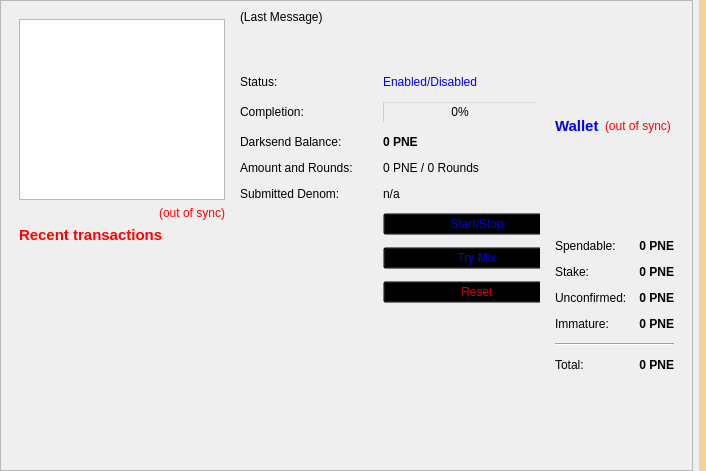
<?xml version="1.0" encoding="UTF-8"?>
<ui version="4.0">
 <class>OverviewPage</class>
 <widget class="QWidget" name="OverviewPage">
  <property name="geometry">
   <rect>
    <x>0</x>
    <y>0</y>
    <width>706</width>
    <height>471</height>
   </rect>
  </property>
  <property name="windowTitle">
   <string>Form</string>
  </property>
  <property name="styleSheet">
   <string notr="true">background-image: url(:/images/bkg);</string>
  </property>
  <layout class="QHBoxLayout" name="horizontalLayout_3">
   <property name="leftMargin">
    <number>0</number>
   </property>
   <property name="topMargin">
    <number>0</number>
   </property>
   <property name="rightMargin">
    <number>0</number>
   </property>
   <property name="bottomMargin">
    <number>0</number>
   </property>
   <item>
    <widget class="QScrollArea" name="scrollArea">
     <property name="widgetResizable">
      <bool>true</bool>
     </property>
     <widget class="QWidget" name="scrollAreaWidgetContents">
      <property name="geometry">
       <rect>
        <x>0</x>
        <y>0</y>
        <width>687</width>
        <height>469</height>
       </rect>
      </property>
      <layout class="QGridLayout" name="horizontalLayout">
       <item row="0" column="0">
        <widget class="QWidget" name="widget_2" native="true">
         <layout class="QVBoxLayout" name="verticalLayout">
          <item>
           <layout class="QVBoxLayout" name="verticalLayout_6">
            <item>
             <widget class="QTreeView" name="treeView"/>
            </item>
            <item>
             <widget class="QLabel" name="labelTransactionsStatus">
              <property name="toolTip">
               <string>The displayed information may be out of date. Your wallet automatically synchronizes with the pinecoin network after a connection is established, but this process has not completed yet.</string>
              </property>
              <property name="styleSheet">
               <string notr="true">QLabel { color: red; }</string>
              </property>
              <property name="text">
               <string notr="true">&lt;html&gt;&lt;head/&gt;&lt;body&gt;&lt;p&gt;&lt;span style=&quot; color:#ff0000;&quot;&gt;(out of sync)&lt;/span&gt;&lt;/p&gt;&lt;/body&gt;&lt;/html&gt;</string>
              </property>
              <property name="alignment">
               <set>Qt::AlignRight|Qt::AlignTrailing|Qt::AlignVCenter</set>
              </property>
             </widget>
            </item>
            <item>
             <widget class="QLabel" name="label_4">
              <property name="font">
               <font>
                <pointsize>11</pointsize>
                <weight>75</weight>
                <bold>true</bold>
               </font>
              </property>
              <property name="text">
               <string>&lt;html&gt;&lt;head/&gt;&lt;body&gt;&lt;p&gt;&lt;span style=&quot; color:#ff0000;&quot;&gt;Recent transactions&lt;/span&gt;&lt;/p&gt;&lt;/body&gt;&lt;/html&gt;</string>
              </property>
             </widget>
            </item>
            <item>
             <spacer name="horizontalSpacer">
              <property name="orientation">
               <enum>Qt::Horizontal</enum>
              </property>
              <property name="sizeHint" stdset="0">
               <size>
                <width>40</width>
                <height>20</height>
               </size>
              </property>
             </spacer>
            </item>
            <item>
             <widget class="QListView" name="listTransactions">
              <property name="styleSheet">
               <string notr="true">QListView { background: transparent; }</string>
              </property>
              <property name="frameShape">
               <enum>QFrame::NoFrame</enum>
              </property>
              <property name="verticalScrollBarPolicy">
               <enum>Qt::ScrollBarAlwaysOff</enum>
              </property>
              <property name="horizontalScrollBarPolicy">
               <enum>Qt::ScrollBarAlwaysOff</enum>
              </property>
              <property name="selectionMode">
               <enum>QAbstractItemView::NoSelection</enum>
              </property>
             </widget>
            </item>
           </layout>
          </item>
         </layout>
        </widget>
       </item>
       <item row="0" column="3">
        <layout class="QVBoxLayout" name="verticalLayout_2">
         <item>
          <widget class="QWidget" name="widget" native="true">
           <layout class="QVBoxLayout" name="verticalLayout_4">
            <item>
             <layout class="QHBoxLayout" name="horizontalLayout_4">
              <item>
               <widget class="QLabel" name="label_5">
                <property name="font">
                 <font>
                  <pointsize>11</pointsize>
                  <weight>75</weight>
                  <bold>true</bold>
                 </font>
                </property>
                <property name="styleSheet">
                 <string notr="true">color: rgb(0, 0, 255);</string>
                </property>
                <property name="text">
                 <string>Wallet</string>
                </property>
               </widget>
              </item>
              <item>
               <widget class="QLabel" name="labelWalletStatus">
                <property name="toolTip">
                 <string>The displayed information may be out of date. Your wallet automatically synchronizes with the pinecoin network after a connection is established, but this process has not completed yet.</string>
                </property>
                <property name="styleSheet">
                 <string notr="true">QLabel { color: red; }</string>
                </property>
                <property name="text">
                 <string notr="true">(out of sync)</string>
                </property>
                <property name="alignment">
                 <set>Qt::AlignLeading|Qt::AlignLeft|Qt::AlignVCenter</set>
                </property>
               </widget>
              </item>
              <item>
               <spacer name="horizontalSpacer_2">
                <property name="orientation">
                 <enum>Qt::Horizontal</enum>
                </property>
                <property name="sizeHint" stdset="0">
                 <size>
                  <width>40</width>
                  <height>20</height>
                 </size>
                </property>
               </spacer>
              </item>
             </layout>
            </item>
            <item>
             <layout class="QFormLayout" name="formLayout_2">
              <property name="fieldGrowthPolicy">
               <enum>QFormLayout::AllNonFixedFieldsGrow</enum>
              </property>
              <property name="horizontalSpacing">
               <number>12</number>
              </property>
              <property name="verticalSpacing">
               <number>12</number>
              </property>
              <item row="0" column="0">
               <widget class="QLabel" name="label">
                <property name="text">
                 <string>Spendable:</string>
                </property>
               </widget>
              </item>
              <item row="0" column="1">
               <widget class="QLabel" name="labelBalance">
                <property name="font">
                 <font>
                  <weight>75</weight>
                  <bold>true</bold>
                 </font>
                </property>
                <property name="cursor">
                 <cursorShape>IBeamCursor</cursorShape>
                </property>
                <property name="toolTip">
                 <string>Your current spendable balance</string>
                </property>
                <property name="text">
                 <string notr="true">0 PNE</string>
                </property>
                <property name="alignment">
                 <set>Qt::AlignRight|Qt::AlignTrailing|Qt::AlignVCenter</set>
                </property>
                <property name="textInteractionFlags">
                 <set>Qt::LinksAccessibleByMouse|Qt::TextSelectableByKeyboard|Qt::TextSelectableByMouse</set>
                </property>
               </widget>
              </item>
              <item row="1" column="0">
               <widget class="QLabel" name="label_6">
                <property name="text">
                 <string>Stake:</string>
                </property>
               </widget>
              </item>
              <item row="1" column="1">
               <widget class="QLabel" name="labelStake">
                <property name="font">
                 <font>
                  <weight>75</weight>
                  <bold>true</bold>
                 </font>
                </property>
                <property name="cursor">
                 <cursorShape>IBeamCursor</cursorShape>
                </property>
                <property name="toolTip">
                 <string>Total of coins that was staked, and do not yet count toward the current balance</string>
                </property>
                <property name="text">
                 <string notr="true">0 PNE</string>
                </property>
                <property name="alignment">
                 <set>Qt::AlignRight|Qt::AlignTrailing|Qt::AlignVCenter</set>
                </property>
                <property name="textInteractionFlags">
                 <set>Qt::LinksAccessibleByMouse|Qt::TextSelectableByKeyboard|Qt::TextSelectableByMouse</set>
                </property>
               </widget>
              </item>
              <item row="2" column="0">
               <widget class="QLabel" name="label_3">
                <property name="text">
                 <string>Unconfirmed:</string>
                </property>
               </widget>
              </item>
              <item row="2" column="1">
               <widget class="QLabel" name="labelUnconfirmed">
                <property name="font">
                 <font>
                  <weight>75</weight>
                  <bold>true</bold>
                 </font>
                </property>
                <property name="cursor">
                 <cursorShape>IBeamCursor</cursorShape>
                </property>
                <property name="toolTip">
                 <string>Total of transactions that have yet to be confirmed, and do not yet count toward the current balance</string>
                </property>
                <property name="text">
                 <string notr="true">0 PNE</string>
                </property>
                <property name="alignment">
                 <set>Qt::AlignRight|Qt::AlignTrailing|Qt::AlignVCenter</set>
                </property>
                <property name="textInteractionFlags">
                 <set>Qt::LinksAccessibleByMouse|Qt::TextSelectableByKeyboard|Qt::TextSelectableByMouse</set>
                </property>
               </widget>
              </item>
              <item row="3" column="0">
               <widget class="QLabel" name="labelImmatureText">
                <property name="text">
                 <string>Immature:</string>
                </property>
               </widget>
              </item>
              <item row="3" column="1">
               <widget class="QLabel" name="labelImmature">
                <property name="font">
                 <font>
                  <weight>75</weight>
                  <bold>true</bold>
                 </font>
                </property>
                <property name="toolTip">
                 <string>Mined balance that has not yet matured</string>
                </property>
                <property name="text">
                 <string notr="true">0 PNE</string>
                </property>
                <property name="alignment">
                 <set>Qt::AlignRight|Qt::AlignTrailing|Qt::AlignVCenter</set>
                </property>
                <property name="textInteractionFlags">
                 <set>Qt::LinksAccessibleByMouse|Qt::TextSelectableByKeyboard|Qt::TextSelectableByMouse</set>
                </property>
               </widget>
              </item>
              <item row="4" column="0" colspan="2">
               <widget class="Line" name="line">
                <property name="orientation">
                 <enum>Qt::Horizontal</enum>
                </property>
               </widget>
              </item>
              <item row="5" column="0">
               <widget class="QLabel" name="labelTotalText">
                <property name="text">
                 <string>Total:</string>
                </property>
               </widget>
              </item>
              <item row="5" column="1">
               <widget class="QLabel" name="labelTotal">
                <property name="font">
                 <font>
                  <weight>75</weight>
                  <bold>true</bold>
                 </font>
                </property>
                <property name="cursor">
                 <cursorShape>IBeamCursor</cursorShape>
                </property>
                <property name="toolTip">
                 <string>Your current total balance</string>
                </property>
                <property name="text">
                 <string notr="true">&lt;html&gt;&lt;head/&gt;&lt;body&gt;&lt;p&gt;0 PNE&lt;/p&gt;&lt;/body&gt;&lt;/html&gt;</string>
                </property>
                <property name="alignment">
                 <set>Qt::AlignRight|Qt::AlignTrailing|Qt::AlignVCenter</set>
                </property>
                <property name="textInteractionFlags">
                 <set>Qt::LinksAccessibleByMouse|Qt::TextSelectableByKeyboard|Qt::TextSelectableByMouse</set>
                </property>
               </widget>
              </item>
             </layout>
            </item>
           </layout>
          </widget>
         </item>
        </layout>
       </item>
       <item row="0" column="1">
        <widget class="QFrame" name="frameDarksend">
         <property name="sizePolicy">
          <sizepolicy hsizetype="MinimumExpanding" vsizetype="MinimumExpanding">
           <horstretch>0</horstretch>
           <verstretch>0</verstretch>
          </sizepolicy>
         </property>
         <property name="minimumSize">
          <size>
           <width>300</width>
           <height>261</height>
          </size>
         </property>
         <property name="styleSheet">
          <string notr="true">background:transparent;</string>
         </property>
         <property name="frameShape">
          <enum>QFrame::StyledPanel</enum>
         </property>
         <property name="frameShadow">
          <enum>QFrame::Raised</enum>
         </property>
         <widget class="QWidget" name="verticalLayoutWidget">
          <property name="geometry">
           <rect>
            <x>0</x>
            <y>0</y>
            <width>331</width>
            <height>305</height>
           </rect>
          </property>
          <layout class="QVBoxLayout" name="verticalLayout_5">
           <item>
            <widget class="QLabel" name="darksendStatus">
             <property name="minimumSize">
              <size>
               <width>288</width>
               <height>43</height>
              </size>
             </property>
             <property name="styleSheet">
              <string notr="true">color: rgb(0, 0, 0);</string>
             </property>
             <property name="text">
              <string>(Last Message)</string>
             </property>
             <property name="alignment">
              <set>Qt::AlignLeading|Qt::AlignLeft|Qt::AlignTop</set>
             </property>
             <property name="wordWrap">
              <bool>true</bool>
             </property>
            </widget>
           </item>
           <item>
            <layout class="QFormLayout" name="formLayout">
             <property name="fieldGrowthPolicy">
              <enum>QFormLayout::AllNonFixedFieldsGrow</enum>
             </property>
             <property name="horizontalSpacing">
              <number>30</number>
             </property>
             <property name="verticalSpacing">
              <number>12</number>
             </property>
             <item row="0" column="0">
              <widget class="QLabel" name="label_6">
               <property name="text">
                <string>Status:</string>
               </property>
              </widget>
             </item>
             <item row="0" column="1">
              <widget class="QLabel" name="darksendEnabled">
               <property name="styleSheet">
                <string notr="true">color: rgb(0, 0, 255);</string>
               </property>
               <property name="text">
                <string>Enabled/Disabled</string>
               </property>
              </widget>
             </item>
             <item row="1" column="0">
              <widget class="QLabel" name="label_7">
               <property name="styleSheet">
                <string notr="true">color: rgb(0, 0, 0);</string>
               </property>
               <property name="text">
                <string>Completion:</string>
               </property>
              </widget>
             </item>
             <item row="1" column="1">
              <widget class="QProgressBar" name="darksendProgress">
               <property name="maximumSize">
                <size>
                 <width>154</width>
                 <height>16777215</height>
                </size>
               </property>
               <property name="styleSheet">
                <string notr="true">background:transparent;</string>
               </property>
               <property name="value">
                <number>0</number>
               </property>
              </widget>
             </item>
             <item row="2" column="0">
              <widget class="QLabel" name="labelAnonymizedText">
               <property name="styleSheet">
                <string notr="true">color: rgb(0, 0, 0);</string>
               </property>
               <property name="text">
                <string>Darksend Balance:</string>
               </property>
              </widget>
             </item>
             <item row="2" column="1">
              <widget class="QLabel" name="labelAnonymized">
               <property name="font">
                <font>
                 <weight>75</weight>
                 <bold>true</bold>
                </font>
               </property>
               <property name="styleSheet">
                <string notr="true">color: rgb(0, 0, 0);</string>
               </property>
               <property name="text">
                <string>0 PNE</string>
               </property>
              </widget>
             </item>
             <item row="3" column="0">
              <widget class="QLabel" name="label_8">
               <property name="styleSheet">
                <string notr="true">color: rgb(0, 0, 0);</string>
               </property>
               <property name="text">
                <string>Amount and Rounds:</string>
               </property>
              </widget>
             </item>
             <item row="3" column="1">
              <widget class="QLabel" name="labelAmountRounds">
               <property name="styleSheet">
                <string notr="true">color: rgb(0, 0, 0);</string>
               </property>
               <property name="text">
                <string>0 PNE / 0 Rounds</string>
               </property>
              </widget>
             </item>
             <item row="4" column="0">
              <widget class="QLabel" name="label_9">
               <property name="styleSheet">
                <string notr="true">color: rgb(0, 0, 0);</string>
               </property>
               <property name="text">
                <string>Submitted Denom:</string>
               </property>
              </widget>
             </item>
             <item row="4" column="1">
              <widget class="QLabel" name="labelSubmittedDenom">
               <property name="statusTip">
                <string>The denominations you submitted to the Adrenaline Node. To mix, other users must submit the exact same denominations.</string>
               </property>
               <property name="styleSheet">
                <string notr="true">color: rgb(0, 0, 0);</string>
               </property>
               <property name="text">
                <string>n/a</string>
               </property>
              </widget>
             </item>
             <item row="9" column="1">
              <layout class="QHBoxLayout" name="horizontalLayout_2"/>
             </item>
             <item row="8" column="0">
              <layout class="QVBoxLayout" name="verticalLayout_3"/>
             </item>
             <item row="7" column="1">
              <widget class="QPushButton" name="darksendAuto">
               <property name="sizePolicy">
                <sizepolicy hsizetype="MinimumExpanding" vsizetype="Fixed">
                 <horstretch>0</horstretch>
                 <verstretch>0</verstretch>
                </sizepolicy>
               </property>
               <property name="toolTip">
                <string>Try to manually submit a Darksend request.</string>
               </property>
               <property name="styleSheet">
                <string notr="true">color: rgb(0, 0, 255);</string>
               </property>
               <property name="text">
                <string>Try Mix</string>
               </property>
              </widget>
             </item>
             <item row="5" column="1">
              <widget class="QPushButton" name="toggleDarksend">
               <property name="sizePolicy">
                <sizepolicy hsizetype="MinimumExpanding" vsizetype="Fixed">
                 <horstretch>0</horstretch>
                 <verstretch>0</verstretch>
                </sizepolicy>
               </property>
               <property name="styleSheet">
                <string notr="true">color: rgb(0, 0, 255);</string>
               </property>
               <property name="text">
                <string>Start/Stop</string>
               </property>
              </widget>
             </item>
             <item row="8" column="1">
              <widget class="QPushButton" name="darksendReset">
               <property name="sizePolicy">
                <sizepolicy hsizetype="MinimumExpanding" vsizetype="Fixed">
                 <horstretch>0</horstretch>
                 <verstretch>0</verstretch>
                </sizepolicy>
               </property>
               <property name="toolTip">
                <string>Reset the current status of Darksend (can interrupt Darksend if it's in the process of Mixing, which can cost you money!)</string>
               </property>
               <property name="autoFillBackground">
                <bool>false</bool>
               </property>
               <property name="styleSheet">
                <string notr="true">color: rgb(217, 0, 7);</string>
               </property>
               <property name="text">
                <string>Reset</string>
               </property>
              </widget>
             </item>
            </layout>
           </item>
          </layout>
         </widget>
        </widget>
       </item>
      </layout>
     </widget>
    </widget>
   </item>
   <item>
    <widget class="QLabel" name="labelAlerts">
     <property name="visible">
      <bool>true</bool>
     </property>
     <property name="styleSheet">
      <string notr="true">background-color: qlineargradient(x1: 0, y1: 0, x2: 1, y2: 0, stop:0 #F0D0A0, stop:1 #F8D488);  color:#000000
</string>
     </property>
     <property name="wordWrap">
      <bool>true</bool>
     </property>
     <property name="margin">
      <number>3</number>
     </property>
    </widget>
   </item>
  </layout>
 </widget>
 <resources/>
 <connections/>
</ui>
